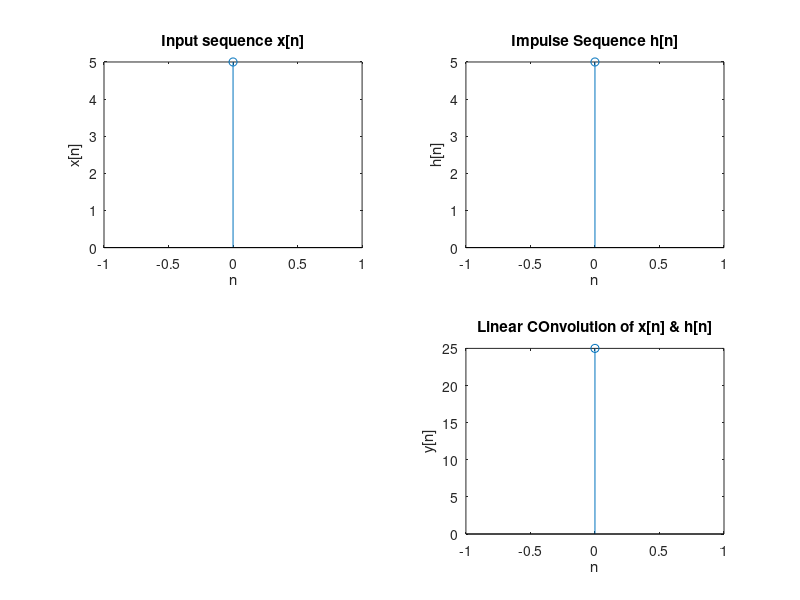

The MATLAB source for this figure:
clc;
close all;
clear all;

x = input ('Enter the input sequence x[n] =');
h= input('Enter the impulse sequence h[n]=');
Nx = length(x);
Nh = length(h);

n=0:1:Nx-1;
subplot(221);
stem(n,x);
xlabel('n');
ylabel('x[n]');
title('Input sequence x[n]');

n=0:1:Nh-1;
subplot(222);
stem(n,h);
xlabel('n');
ylabel('h[n]');
title('Impulse Sequence h[n]');

N= max(Nx,Nh);
yc=cconv(x,h,N);
y=conv(x,h);
disp('CIrcular COnvolution of x[n] & h[n]');
disp(yc);
disp('linear COnvolution of x[n] & h[n]');
disp(y);

n =0:1:Nx+Nh-2;
subplot(224);
stem(n,y);
stem(n,y);
xlabel('n');
ylabel('y[n]');
title('Linear COnvolution of x[n] & h[n]');

%Enter the input sequence x[n] = [2 3 5 6]
%Enter the impulse sequence h[n]= [9 8 7 5]
%CIrcular COnvolution of x[n] & h[n]
%   116   110   113   125
%linear COnvolution of x[n] & h[n]
%    18    43    83   125    98    67    30
%>>



